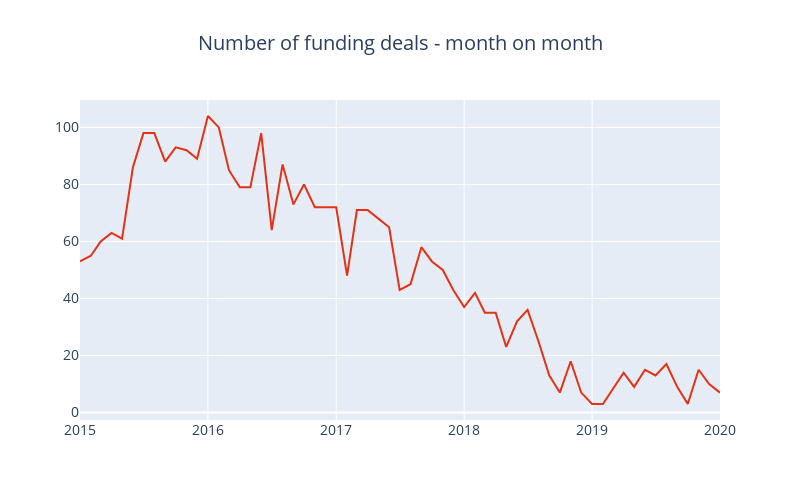

The notebook cell this image was saved under:
### Markdown cell above
- Years 2015 & 2016 has got more number of fundings compared to the other recent years
- We can see a clear decling trend in the number of funding deals from 2016.

### Code cell
import datetime
df["yearmonth"] = pd.to_datetime(df['Date'],format='%d/%m/%Y').apply(lambda x: datetime.date(x.year,x.month,1))

cnt_srs = df["yearmonth"].value_counts()
cnt_srs = cnt_srs.sort_index()


trace = go.Scatter(
    x=cnt_srs.index.astype(str),
    y=cnt_srs.values,
    marker=dict(
        color="#E53215",
    ),
)

layout = go.Layout(
    title=go.layout.Title(
        text="Number of funding deals - month on month",
        x=0.5
    ),
    font=dict(size=14),
    width=800,
    height=500,
)

data = [trace]
fig = go.Figure(data=data, layout=layout)
py.iplot(fig, filename="funding")

### Figure 1 — Plotly figure (JSON) as saved in the notebook; plotly's stock layout.template omitted (floating-point values rounded to 4 significant figures)
{"data": [{"marker": {"color": "#E53215"}, "type": "scatter", "x": ["2015-01-01", "2015-02-01", "2015-03-01", "2015-04-01", "2015-05-01", "2015-06-01", "2015-07-01", "2015-08-01", "2015-09-01", "2015-10-01", "2015-11-01", "2015-12-01", "2016-01-01", "2016-02-01", "2016-03-01", "2016-04-01", "2016-05-01", "2016-06-01", "2016-07-01", "2016-08-01", "2016-09-01", "2016-10-01", "2016-11-01", "2016-12-01", "2017-01-01", "2017-02-01", "2017-03-01", "2017-04-01", "2017-05-01", "2017-06-01", "2017-07-01", "2017-08-01", "2017-09-01", "2017-10-01", "2017-11-01", "2017-12-01", "2018-01-01", "2018-02-01", "2018-03-01", "2018-04-01", "2018-05-01", "2018-06-01", "2018-07-01", "2018-08-01", "2018-09-01", "2018-10-01", "2018-11-01", "2018-12-01", "2019-01-01", "2019-02-01", "2019-04-01", "2019-05-01", "2019-06-01", "2019-07-01", "2019-08-01", "2019-09-01", "2019-10-01", "2019-11-01", "2019-12-01", "2020-01-01"], "y": [53, 55, 60, 63, 61, 86, 98, 98, 88, 93, 92, 89, 104, 100, 85, 79, 79, 98, 64, 87, 73, 80, 72, 72, 72, 48, 71, 71, 68, 65, 43, 45, 58, 53, 50, 43, 37, 42, 35, 35, 23, 32, 36, 25, 13, 7, 18, 7, 3, 3, 14, 9, 15, 13, 17, 9, 3, 15, 10, 7]}], "layout": {"font": {"size": 14}, "height": 500, "title": {"text": "Number of funding deals - month on month", "x": 0.5}, "width": 800}}
